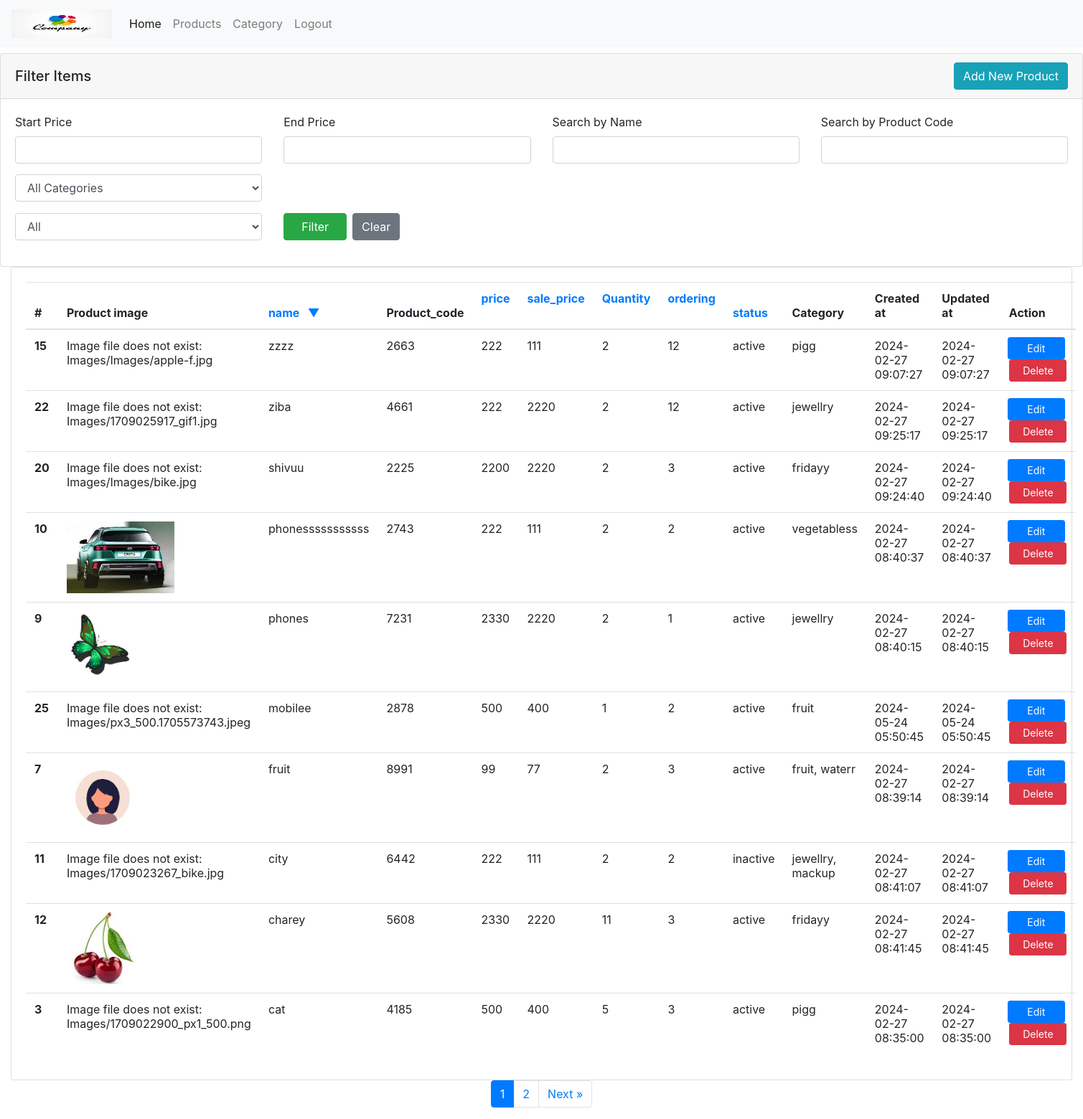
The page /product-list.php?&orderby=name&order=DESC (signed in) on the database its author committed.
### tables this page shows
CREATE TABLE `product` (
  `id` int(11) NOT NULL,
  `name` varchar(200) NOT NULL,
  `product_code` int(11) NOT NULL,
  `price` float NOT NULL,
  `sale_price` float NOT NULL,
  `quantity` int(11) NOT NULL,
  `ordering` int(11) NOT NULL,
  `status` enum('active','inactive') NOT NULL,
  `created_at` timestamp NOT NULL DEFAULT current_timestamp(),
  `updated_at` timestamp NOT NULL DEFAULT current_timestamp() ON UPDATE current_timestamp()
);

CREATE TABLE `product_images` (
  `id` int(11) NOT NULL,
  `product_id` int(11) NOT NULL,
  `image` varchar(200) NOT NULL,
  `is_main_image` tinyint(5) NOT NULL
);

### config/database.php (called while the page is built, shortened)
<?php
class Database
{
    public $con = "";
    public function __construct()
    {
        $this->con = new mysqli("localhost", "root", "", "management");
    }
    public function select($columns, $table, $where = NULL) {
        $data = [];
        $query = 'SELECT ' . $columns . ' FROM ' . $table  .  $where;
        $result = $this->con->query($query);
        if ($result) {
            while ($row = $result->fetch_assoc()) {
                $data[] = $row;
            }
        } else {
            echo "Error: " . $this->con->error;
            return false;
        }
        return $data;
    }
    public function query($sql) {
        return $this->con->query($sql);
    }
}

### config/index.php (called while the page is built, shortened)
<?php
require_once("config/database.php");
require_once("config/function.php");
$db=new Database();
?>

### product-list.php (the view, shortened to what this page needs)
<?php
require_once('config/index.php');
include('header.php');
require_once('config/index.php');
$currentPage = isset($_GET['page']) ? (int)$_GET['page'] : 1;
$limit = 10;
$where = [];
$searchName = isset($_GET['search_name']) ? $_GET['search_name'] : '';
$searchProductCode = isset($_GET['search_product_code']) ? $_GET['search_product_code'] : '';
$validColumns = ['name', 'ordering', 'status', 'sale_price', 'price', 'Quantity', 'Sale price'];
$orderBy = (isset($_GET['orderby']) && in_array($_GET['orderby'], $validColumns)) ? $_GET['orderby'] : 'name';
$order = (isset($_GET['order']) && $_GET['order'] === 'DESC') ? 'DESC' : 'ASC';
$whereClause = !empty($where) ? ' WHERE ' . implode(' AND ', $where) : '';
if (!empty($where)) {
    $whereClause .= " ORDER BY $orderBy $order";
} else {
    $offset = ($currentPage - 1) * $limit;
    $whereClause .= " ORDER BY $orderBy $order LIMIT $limit OFFSET $offset";
}
$countResult = $db->select('COUNT(*) as total', 'product', $where ? ' WHERE ' . implode(' AND ', $where) : '');
$totalPages = !empty($countResult) && isset($countResult[0]['total']) ? $countResult[0]['total'] : 0;
$result = $db->select('*', 'product', $whereClause);
$queryParams = array();
if (isset($_GET['orderby'])) {
    $queryParams['orderby'] = $_GET['orderby'];
    $queryParams['order'] = $_GET['order'];
}
$queryString = http_build_query($queryParams);
?>
<!DOCTYPE html>
<html lang="en">
<head>
<?php
include_once('link.php');
?>
</head>
<body>
    <div class="row filter_row">
        <div class="col">
            <div class="card mt-2">
                <div class="card-header">
                    <div class="row align-items-center">
                        <div class="col-8">
                            <h5 class="mb-0">Filter Items</h5>
                        </div>
                        <div class="col-4 text-right">
                            <a href="product-add.php?type=add" class="btn btn-info">Add New Product</a>
                        </div>
                    </div>
                </div>
                <div class="card-body">
                    <form action="" class="filterForm" id="filterForm" method="GET">
                        <div class="row">
                            <div class="col-md-3">
                                <label for="start_price" class="form-label">Start Price</label>
                                <input type="text" name="start_price" value="<?php echo isset($_GET['start_price']) ? $_GET['start_price'] : ''; ?>" class="form-control">
                            </div>
                            <div class="col-md-3">
                                <label for="end_price" class="form-label">End Price</label>
                                <input type="text" name="end_price" value="<?php echo isset($_GET['end_price']) ? $_GET['end_price'] : ''; ?>" class="form-control">
                            </div>
                            <div class="col-md-3">
                                <label for="search" class="form-label">Search by Name</label>
                                <div class="input-group">
                                    <input type="text" name="search_name" value="<?php echo $searchName; ?>" class="form-control">
                                </div>
                            </div>
                            <div class="col-md-3">
                                <label for="product_code" class="form-label">Search by Product Code</label>
                                <div class="input-group">
                                    <input type="text" name="search_product_code" value="<?php echo $searchProductCode; ?>" class="form-control">
                                </div>
                            </div>
                            <div class="col-md-3" style="padding-top: 15px;">
                                <select name="search_category" class="form-control">
                                    <option value="">All Categories</option>
                                    <?php
                                    $categoryQuery = "SELECT name FROM category";
                                    $categoryResult = $db->query($categoryQuery);
                                    ?>
                                </select>
                            </div>
                        </div>
                        <div class="row mt-3">
                            <div class="col-md-3">
                                <select class="form-control" name="status">
                                    <option value="" <?php echo empty($_GET['status']) ? 'selected' : ''; ?>>All</option>
                                </select>
                            </div>
                            <div class="col-md-6 d-flex align-items-end">
                                <button type="submit" class="btn btn-success px-4">Filter</button>
                                <button type="button" class="btn btn-secondary ml-2" onclick="clearFilters()">Clear</button>
                            </div>
                        </div>
                    </form>
                </div>
            </div>
        </div>
    </div>
    <div class="col-md-12">
        <div class="card">
            <div class="card-body">
                <table class="table">
                    <thead>
                        <tr>
                            <th scope="col">#</th>
                            <th scope="col">Product image</th>
                            <th scope="col">
                                <a class="arrow" href="?<?= $queryString ?>&orderby=name&order=<?= ($orderBy == 'name' && $order == 'ASC') ? 'DESC' : 'ASC'; ?>">
                                    name &nbsp; <?= ($orderBy == 'name') ? ($order == 'ASC' ? '<span>&#9650;</span>' : '<span>&#9660;</span>') : ''; ?>
                                </a>
                            </th>
                            <th scope="col">Product_code</th>
                            <th scope="col">
                                <a class="arrow" href="?<?= $queryString ?>&orderby=price&order=<?= ($orderBy == 'price' && $order == 'ASC') ? 'DESC' : 'ASC'; ?>">
                                    price &nbsp; <?= ($orderBy == 'price') ? ($order == 'ASC' ? '<span>&#9650;</span>' : '<span>&#9660;</span>') : ''; ?>
                                </a>
                            </th>
                            <th scope="col">
                                <a class="arrow" href="?<?= $queryString ?>&orderby=sale_price&order=<?= ($orderBy == 'sale_price' && $order == 'ASC') ? 'DESC' : 'ASC'; ?>">
                                    sale_price &nbsp; <?= ($orderBy == 'sale_price') ? ($order == 'ASC' ? '<span>&#9650;</span>' : '<span>&#9660;</span>') : ''; ?>
                                </a>
                            </th>
                            <th scope="col">
                                <a class="arrow" href="?<?= $queryString ?>&orderby=Quantity&order=<?= ($orderBy == 'Quantity' && $order == 'ASC') ? 'DESC' : 'ASC'; ?>">
                                    Quantity &nbsp; <?= ($orderBy == 'Quantity') ? ($order == 'ASC' ? '<span>&#9650;</span>' : '<span>&#9660;</span>') : ''; ?>
                                </a>
                            </th>
                            <th scope="col">
                                <a class="arrow" href="?<?= $queryString ?>&orderby=ordering&order=<?= ($orderBy == 'ordering' && $order == 'ASC') ? 'DESC' : 'ASC'; ?>">
                                    ordering &nbsp; <?= ($orderBy == 'ordering') ? ($order == 'ASC' ? '<span>&#9650;</span>' : '<span>&#9660;</span>') : ''; ?>
                                </a>
                            </th>
                            <th scope="col">
                                <a class="arrow" href="?<?= $queryString ?>&orderby=status&order=<?= ($orderBy == 'status' && $order == 'ASC') ? 'DESC' : 'ASC'; ?>">
                                    status &nbsp; <?= ($orderBy == 'status') ? ($order == 'ASC' ? '<span>&#9650;</span>' : '<span>&#9660;</span>') : ''; ?>
                                </a>
                            </th>
                            <th scope="col">Category</th>
                            <th scope="col">Created at</th>
                            <th scope="col">Updated at</th>
                            <th scope="col">Action</th>
                        </tr>
                    </thead>
                    <tbody>
                        <?php
                        if ($totalPages > 0) {
                            if (!empty($result)) {
                                foreach ($result as $row) {
                        ?>
                                    <tr>
                                        <th scope="row"><?php echo $row['id']; ?></th>
                                        <td>
                                            <?php
                                            $mainImageQuery = "SELECT image FROM product_images WHERE product_id = '{$row['id']}' AND is_main_image = 1";
                                            $mainImageResult = $db->query($mainImageQuery);
                                            if ($mainImageResult) {
                                                $mainImage = $mainImageResult->fetch_assoc();
                                                if ($mainImage) {
                                                    $imagePath = 'Images/' . $mainImage['image'];
                                                    if (file_exists($imagePath)) {
                                                        echo "<img src='{$imagePath}' class='box-img' height='100' alt='Main Image'>";
                                                    } else {
                                                        echo "Image file does not exist: {$imagePath}";
                                                    }
                                                } else {
                                                    echo "No main image found for product ID: {$row['id']}";
                                                }
                                            } else {
                                                echo "Error retrieving main image";
                                            }
                                            ?>
                                        </td>
                                        <td><?php echo $row['name']; ?></td>
                                        <td><?php echo $row['product_code']; ?></td>
                                        <td><?php echo $row['price']; ?></td>
                                        <td><?php echo $row['sale_price']; ?></td>
                                        <td><?php echo $row['quantity']; ?></td>
                                        <td><?php echo $row['ordering']; ?></td>
                                        <td><?php echo $row['status']; ?></td>
                                        <?php
                                        $categoryQuery = "SELECT c.name
                                 FROM category c
                                 JOIN product_category pc ON c.id = pc.category_id
                                 WHERE pc.product_id = '{$row['id']}'";
                                        $categoryResult = $db->query($categoryQuery);
                                        $categories = array();
                                        if ($categoryResult) {
                                            foreach ($categoryResult as $categoryData) {
                                                $categories[] = $categoryData['name'];
                                            }
                                            $categoryNames = !empty($categories) ? implode(', ', $categories) : 'N/A';
                                        } else {
                                            $categoryNames = 'Error retrieving categories';
                                        }
                                        ?>
                                        <td><?php echo $categoryNames; ?></td>
                                        <td><?php echo $row['created_at']; ?></td>
                                        <td><?php echo $row['updated_at']; ?></td>
                                        <td style="padding: 10px; text-align: center;">
                                            <a href="product-edit.php?type=edit&id=<?php echo htmlentities($row['id']); ?>" class="btn btn-sm btn-primary" style="width: 80px; margin-right: 5px;">
                                                Edit
                                            </a>
                                            <button class="btn btn-sm btn-danger" style="width: 80px;" onclick="confirmDelete(<?php echo $row["id"]; ?>)">
                                                Delete
                                            </button>
                                        </td>
                                    </tr>
                        <?php
                                }
                            }
                        } else {
                            echo "<tr><td colspan='5'>No records found</td></tr>";
                        }
                        ?>
                    </tbody>
                </table>
            </div>
        </div>
    </div>
    <div class="pagination justify-content-center">
        <?php echo pagination('product-list.php', $totalPages, $currentPage, $limit, $queryParams); ?>
    </div>
</body>
</html>

### rows shown on the page
product: id "15", product_images.image "Images/Images/apple-f.jpg", name "zzzz", product_code "2663", price "222", sale_price "111", quantity "2", ordering "12", status "active", categoryNames "pigg", created_at "2024-02-27 09:07:27", updated_at "2024-02-27 09:07:27"
product: id "22", product_images.image "Images/1709025917_gif1.jpg", name "ziba", product_code "4661", price "222", sale_price "2220", quantity "2", ordering "12", status "active", categoryNames "jewellry", created_at "2024-02-27 09:25:17", updated_at "2024-02-27 09:25:17"
product: id "20", product_images.image "Images/Images/bike.jpg", name "shivuu", product_code "2225", price "2200", sale_price "2220", quantity "2", ordering "3", status "active", categoryNames "fridayy", created_at "2024-02-27 09:24:40", updated_at "2024-02-27 09:24:40"
product: id "10", product_images.image (picture), name "phonesssssssssss", product_code "2743", price "222", sale_price "111", quantity "2", ordering "2", status "active", categoryNames "vegetabless", created_at "2024-02-27 08:40:37", updated_at "2024-02-27 08:40:37"
product: id "9", product_images.image (picture), name "phones", product_code "7231", price "2330", sale_price "2220", quantity "2", ordering "1", status "active", categoryNames "jewellry", created_at "2024-02-27 08:40:15", updated_at "2024-02-27 08:40:15"
product: id "25", product_images.image "Images/px3_500.1705573743.jpeg", name "mobilee", product_code "2878", price "500", sale_price "400", quantity "1", ordering "2", status "active", categoryNames "fruit", created_at "2024-05-24 05:50:45", updated_at "2024-05-24 05:50:45"
product: id "7", product_images.image (picture), name "fruit", product_code "8991", price "99", sale_price "77", quantity "2", ordering "3", status "active", categoryNames "fruit, waterr", created_at "2024-02-27 08:39:14", updated_at "2024-02-27 08:39:14"
product: id "11", product_images.image "Images/1709023267_bike.jpg", name "city", product_code "6442", price "222", sale_price "111", quantity "2", ordering "2", status "inactive", categoryNames "jewellry, mackup", created_at "2024-02-27 08:41:07", updated_at "2024-02-27 08:41:07"
product: id "12", product_images.image (picture), name "charey", product_code "5608", price "2330", sale_price "2220", quantity "11", ordering "3", status "active", categoryNames "fridayy", created_at "2024-02-27 08:41:45", updated_at "2024-02-27 08:41:45"
product: id "3", product_images.image "Images/1709022900_px1_500.png", name "cat", product_code "4185", price "500", sale_price "400", quantity "5", ordering "3", status "active", categoryNames "pigg", created_at "2024-02-27 08:35:00", updated_at "2024-02-27 08:35:00"
